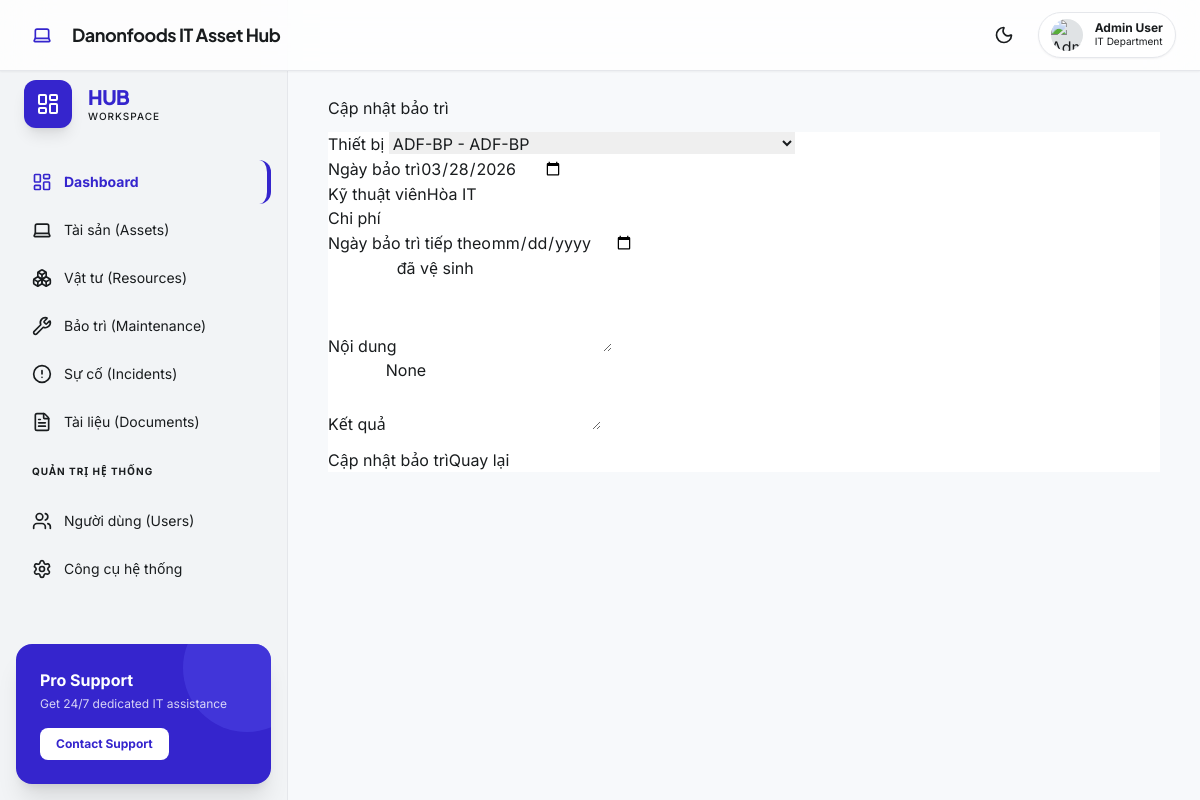
/maintenance/1/edit (signed in), run on the app's committed database.
### app/db/models/maintenance.py (models this page shows)
class Maintenance(Base):
    __tablename__ = 'maintenances'
    id: Mapped[int] = mapped_column(primary_key=True, index=True)
    asset_id: Mapped[int] = mapped_column(ForeignKey('assets.id'), index=True)
    maintenance_date: Mapped[date] = mapped_column(Date)
    description: Mapped[str] = mapped_column(Text)
    technician: Mapped[str | None] = mapped_column(String(120), nullable=True)
    result: Mapped[str | None] = mapped_column(Text, nullable=True)
    cost: Mapped[float | None] = mapped_column(Numeric(12, 2), nullable=True)
    next_maintenance_date: Mapped[date | None] = mapped_column(Date, nullable=True)
    asset = relationship('Asset', back_populates='maintenances')

### app/db/models/asset.py (models this page shows)
class Asset(Base):
    __tablename__ = 'assets'
    id: Mapped[int] = mapped_column(primary_key=True, index=True)
    asset_code: Mapped[str] = mapped_column(String(50), unique=True, index=True)
    asset_name: Mapped[str] = mapped_column(String(200))
    asset_type: Mapped[str] = mapped_column(String(50), index=True)
    model: Mapped[str | None] = mapped_column(String(120), nullable=True)
    serial_number: Mapped[str | None] = mapped_column(String(120), nullable=True)
    ip_address: Mapped[str | None] = mapped_column(String(50), nullable=True, index=True)
    department: Mapped[str | None] = mapped_column(String(120), nullable=True, index=True)
    assigned_user: Mapped[str | None] = mapped_column(String(120), nullable=True)
    assigned_at: Mapped[str | None] = mapped_column(String(25), nullable=True)
    unassigned_at: Mapped[str | None] = mapped_column(String(25), nullable=True)
    location: Mapped[str | None] = mapped_column(String(120), nullable=True)
    purchase_date: Mapped[str | None] = mapped_column(String(20), nullable=True)
    warranty_expiry: Mapped[str | None] = mapped_column(String(20), nullable=True)
    status: Mapped[str] = mapped_column(String(30), default='active')
    notes: Mapped[str | None] = mapped_column(Text, nullable=True)
    maintenances = relationship('Maintenance', back_populates='asset', cascade='all, delete-orphan')
    incidents = relationship('Incident', back_populates='asset', cascade='all, delete-orphan')
    assignments = relationship('AssetAssignment', back_populates='asset', cascade='all, delete-orphan', order_by='desc(AssetAssignment.assigned_at)')
    events = relationship('AssetEvent', back_populates='asset', cascade='all, delete-orphan', order_by='desc(AssetEvent.created_at)')

### app/routes/web/maintenance.py (the view)
@router.get('/{maintenance_id}/edit', response_class=HTMLResponse)
@require_permission('can_edit_maintenance')
def maintenance_edit(maintenance_id: int, request: Request, db: Session = Depends(get_db), current_user=None):
    item = db.get(Maintenance, maintenance_id)
    assets = db.scalars(select(Asset).order_by(Asset.asset_code.asc())).all()
    return templates.TemplateResponse('maintenance/form.html', {'request': request, 'assets': assets, 'item': item, 'current_user': current_user})

### app/templates/maintenance/form.html
{% extends 'base.html' %}
{% block content %}
<h1 class="mb-3">{% if item %}Cập nhật bảo trì{% else %}Ghi nhận bảo trì{% endif %}</h1>
<form class="card card-body bg-white" method="post">
  <div class="row g-3">
    <div class="col-md-6">
      <label class="form-label">Thiết bị</label>
      <select class="form-select" name="asset_id" required>
        {% for asset in assets %}<option value="{{ asset.id }}" {% if item and item.asset_id == asset.id %}selected{% endif %}>{{ asset.asset_code }} - {{ asset.asset_name }}</option>{% endfor %}
      </select>
    </div>
    <div class="col-md-3"><label class="form-label">Ngày bảo trì</label><input class="form-control" type="date" name="maintenance_date" value="{{ item.maintenance_date if item else '' }}" required></div>
    <div class="col-md-3"><label class="form-label">Kỹ thuật viên</label><input class="form-control" name="technician" value="{{ item.technician if item else '' }}"></div>
    <div class="col-md-3"><label class="form-label">Chi phí</label><input class="form-control" type="number" step="0.01" name="cost" value="{{ item.cost if item and item.cost is not none else '' }}"></div>
    <div class="col-md-3"><label class="form-label">Ngày bảo trì tiếp theo</label><input class="form-control" type="date" name="next_maintenance_date" value="{{ item.next_maintenance_date if item and item.next_maintenance_date else '' }}"></div>
    <div class="col-12"><label class="form-label">Nội dung</label><textarea class="form-control" name="description" rows="4" required>{{ item.description if item else '' }}</textarea></div>
    <div class="col-12"><label class="form-label">Kết quả</label><textarea class="form-control" name="result" rows="3">{{ item.result if item else '' }}</textarea></div>
  </div>
  <div class="mt-3 d-flex gap-2"><button class="btn btn-success">{% if item %}Cập nhật bảo trì{% else %}Lưu bảo trì{% endif %}</button><a class="btn btn-secondary" href="/maintenance/">Quay lại</a></div>
</form>
{% endblock %}

### app/static/css/premium.css (style rules this page uses)
:root { --color-primary: #3525cd; --color-primary-container: #4f46e5; --color-surface: #f7f9fb; --color-surface-container-lowest: #ffffff; --color-surface-container-low: #f2f4f6; --color-surface-container-highest: #e0e3e5; --color-on-surface: #191c1e; --color-outline-variant: #c7c4d8; }

### data on the page
Maintenance: asset_id "ADF-BP - ADF-BP", maintenance_date "03/28/2026", technician "Hòa IT", description "đã vệ sinh", result "None"
